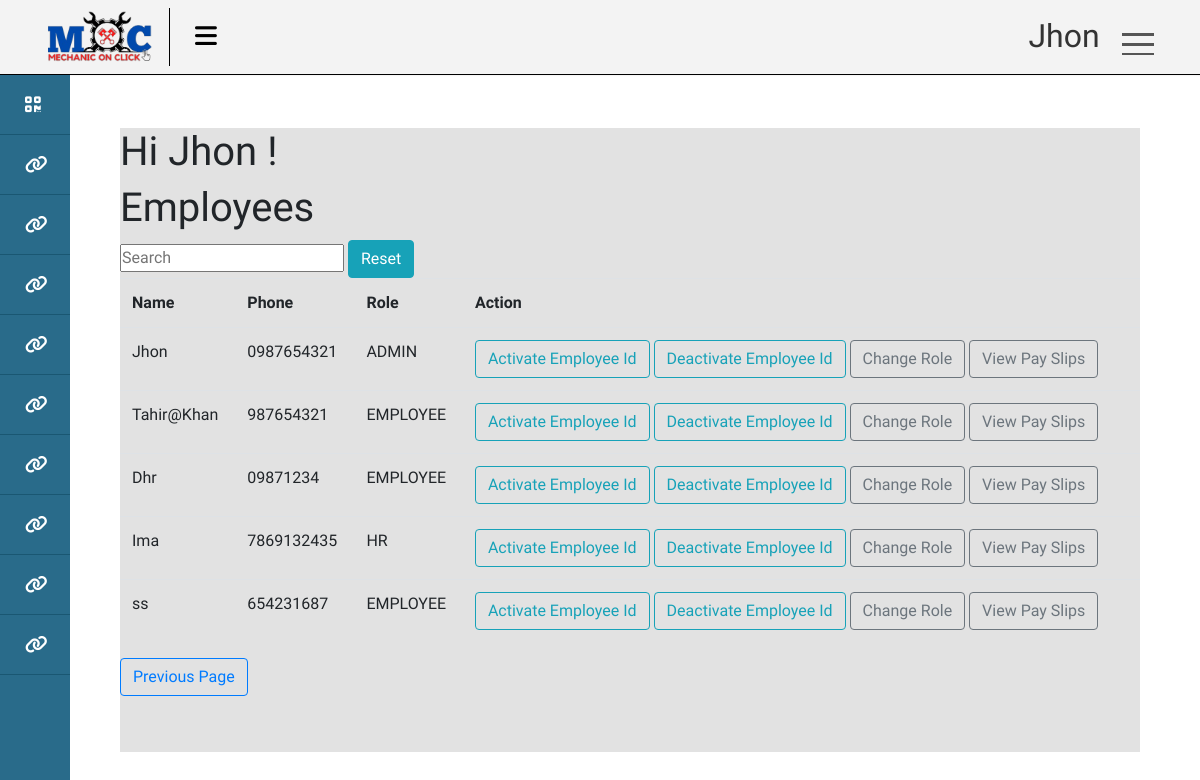
/approve/ (signed in), run on the app's committed database.
### account/models.py (models this page shows, shortened)
class User(AbstractUser):
    class Role(models.TextChoices):
        ADMIN = "ADMIN" , "Admin"
        CUSTOMER = 'CUSTOMER' , "Customer"
        EMPLOYEE = 'EMPLOYEE' , 'Employee'
        HR = 'HR' , 'Human Resource Manager'
        SM = 'SM' , 'Service Manager'
        SA = 'SA' , 'Service Advisor'
        NA = 'NA' , 'NA'
        BSM = 'BSM' , 'Body Shop Manager'
        BSA = 'BSA' , 'Body Shop Advisor'
        CRM = 'CRM' , 'Customer Relationship Manager'
        SPM = 'SPM' , 'Spare Part Manager'
        SPE = 'SPE' , 'Spare Part Executive'
        AM  = 'AM' , 'Account Manager'
    phone = models.CharField(max_length=13,unique=True , null=True , blank=True)
    role = models.CharField(max_length=50 , choices=Role.choices ,default= Role.CUSTOMER)
    is_active = models.BooleanField(default=False)

class Employee(models.Model):
    user = models.OneToOneField(User , on_delete=models.CASCADE , null= True , blank= True)
    center = models.ForeignKey(Center , on_delete= models.SET_NULL , blank=True , null= True)

### account/decorators.py (the view)
        def wrapper(request , *args, **kwargs):
            group = None
            role = request.user.role
            if role in allowed_roles:
                return view_func(request , *args, **kwargs)
            else :
                return redirect('unauth_page')

### ERP/views.py (called while the page is built)
@login_required(login_url= 'login_page')
@allowed_users(allowed_roles=[User.Role.ADMIN])
def approve_page(request):
    admin = Employee.objects.get(user = request.user)
    employees = Employee.objects.filter(center = admin.center)
    context = {'employees' : employees}
    return render(request , 'ERP/HR/approve_page.html' , context)

### templates/ERP/HR/approve_page.html
{% extends 'ERP/base.html' %}
{% load static %}
{% block content %}
<h1>Hi {{request.user}} !</h1>
<h1>Employees</h1>
{% include 'ERP/search_widget.html' %}
<table id="myTable" class = 'table'>
    <tr>
        <th>Name</th>
        <th>Phone</th>
        <th>Role</th>
        <th>Action</th>
        </tr>
        {% for employee in employees %}
        <tr>
            <td>{{employee.user}}</td>
            <td>{{employee.user.phone}}</td>
            <td>{{employee.user.role}}</td>
            <td>
                <a class="btn btn-outline-info" href="{% url 'activate_employee' employee.id %}">Activate Employee Id</a>
                <a class="btn btn-outline-info" href="{% url 'deactivate_employee' employee.id %}">Deactivate Employee Id</a>
                <a class="btn btn-outline-secondary" href="{% url 'change_role' employee.id %}">Change Role</a>
                <a class="btn btn-outline-secondary" href="{% url 'pay_slips' employee.id %}">View Pay Slips</a>
            </td>
        </tr>
        {% endfor %}
        </table>
        <input class="btn btn-outline-primary" type=button value="Previous Page" onClick="javascript:history.go(-1);">
{% endblock %}

### templates/ERP/base.html (shortened to what this page needs)
{% load static %}
<!DOCTYPE html>
<html lang="en">
<head>
   <link rel="stylesheet" href="{% static 'css/dashboard.css' %}">
   <link rel="stylesheet" href="https://cdn.jsdelivr.net/npm/bootstrap@4.0.0/dist/css/bootstrap.min.css">
 </head>
</head>
<body>
<div id="main">
 <div class="wrapper hover_collapse">
	<div class="top_navbar">
		<div class="logo"><img src="{% static 'img/MoC.png' %}" alt=""></div>
		<div class="menu">
			<div class="hamburger">
				<i class="fas fa-bars"></i>
			</div>
		</div>
	</div>
    <div class="navigation">
		<div class="userBx">
			<p class="username">{{request.user}}</p>
		</div>
		<div class="menuToggle"></div>
      <ul class="menu2">
	  </ul>
	</div>
	{% include 'ERP/dashboard/main_dash.html' %}
	<div class="box">
        {% block content %}
        {% endblock %}
	</div>
</div>
</div>
</body>
</html>

### static/css/dashboard.css (style rules this page uses)
* { font-family: "Baloo Paaji 2", cursive; margin: 0; padding: 0; box-sizing: border-box; list-style: none; text-decoration: none; }
body { background: #ffffff; }
#main { width:100%; height:100%; background-color: salmon; }
.top_navbar { position: fixed; top: 0; left: 0; width: 100%; height: 75px; background: #f3f3f3; box-shadow: 1px 0 2px rgba(0, 0, 0, 0.125); display: flex; align-items: center; border-bottom: 1px solid #000000; }
.top_navbar .logo { width: 170px; padding: 0px 45px; color: white; border-right: 1px solid #000000; }
.top_navbar > .logo > img { width: 110px; }
.top_navbar .menu { width: calc(50% - 250px); padding: 0 25px; display: flex; justify-content: space-between; align-items: center; }
.top_navbar .hamburger { font-size: 25px; cursor: pointer; color: rgb(0, 0, 0); }
.navigation { position: absolute; top: 0px; top: 14px; right: 32px; width: 160px; height: 69px; display: flex; justify-content: space-between; transition: height 0.5s, width 0.5s; overflow: hidden; z-index: 9999; border-radius: 25px; }
.navigation .userBx { position: relative; width: 60px; height: 60px; display: flex; margin-left: 12%; display: flex; align-items: center; justify-content: space-evenly; transition: 0.5s; transition-delay: 0.5s; }
.navigation .userBx .username { white-space: nowrap; text-overflow: hidden; margin-left: 2%; color: #333; font-size: 32px; }
.navigation .menuToggle { position: relative; width: 60px; height: 60px; cursor: pointer; display: flex; justify-content: center; align-items: center; }
.navigation .menuToggle::before { content: ""; position: absolute; width: 32px; height: 3px; background-color: #555; transform: translateY(-10px); box-shadow: 0 10px #555; transition: 0.5s; }
.navigation .menuToggle::after { content: ""; position: absolute; width: 32px; height: 2px; background-color: #555; transform: translateY(10px); transition: 0.5s; }
.menu2 { position: absolute; width: 100%; height: calc(100%-60px); margin-top: 60px; padding: 20px; border-top: 1px solid black; }
#main .box { position: fixed; width: 85%; height: 78%; background-color: #e2e2e2; position: absolute; right:5%; bottom: 6%; }

### data on the page
User: user "Jhon"
Employee: user "Jhon", user.phone "0987654321", user.role "ADMIN"
Employee: user "Tahir@Khan", user.phone "987654321", user.role "EMPLOYEE"
Employee: user "Dhr", user.phone "09871234", user.role "EMPLOYEE"
Employee: user "Ima", user.phone "7869132435", user.role "HR"
Employee: user "ss", user.phone "654231687", user.role "EMPLOYEE"
